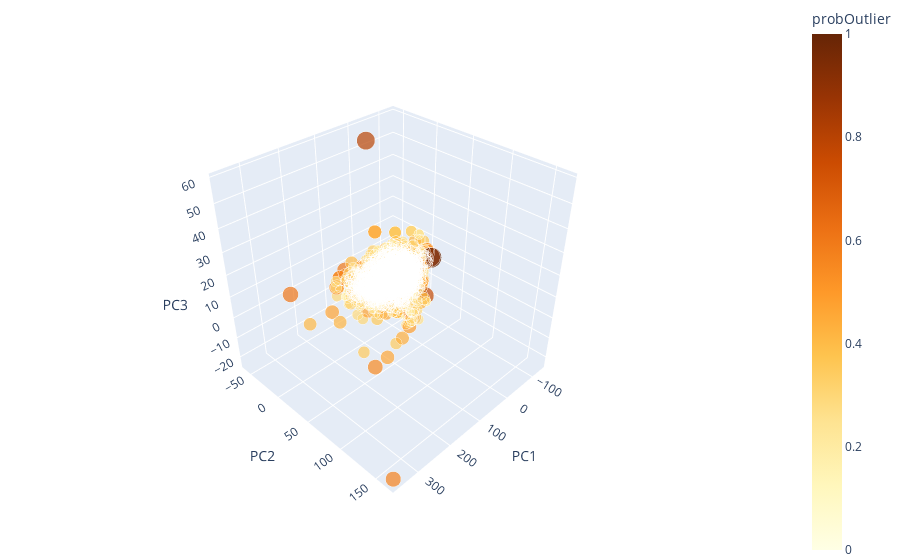

Notebook code for this chart:
### Code cell
fig = px.scatter_3d(
    dfProjection,
    x='PC1',
    y='PC2',
    z='PC3',
    color='probOutlier',
    size='probOutlier',
    color_continuous_scale='YlOrBr'
)
fig.update_layout(margin=dict(l=0, r=0, b=0, t=0))
fig.show()

### Figure 1 — Plotly figure (JSON) as saved in the notebook; plotly's stock layout.template omitted (floating-point values rounded to 4 significant figures; data arrays with more than 128 entries replaced by an {"elided": "..."} marker saying what was removed)
{"data": [{"hovertemplate": "PC1=%{x}<br>PC2=%{y}<br>PC3=%{z}<br>probOutlier=%{marker.color}<extra></extra>", "legendgroup": "", "marker": {"color": {"elided": "4898 float values"}, "coloraxis": "coloraxis", "size": {"elided": "4898 float values"}, "sizemode": "area", "sizeref": 0.0025, "symbol": "circle"}, "mode": "markers", "name": "", "scene": "scene", "showlegend": false, "type": "scatter3d", "x": {"elided": "4898 float values"}, "y": {"elided": "4898 float values"}, "z": {"elided": "4898 float values"}}], "layout": {"autosize": true, "coloraxis": {"colorbar": {"title": {"text": "probOutlier"}}, "colorscale": [[0, "rgb(255,255,229)"], [0.125, "rgb(255,247,188)"], [0.25, "rgb(254,227,145)"], [0.375, "rgb(254,196,79)"], [0.5, "rgb(254,153,41)"], [0.625, "rgb(236,112,20)"], [0.75, "rgb(204,76,2)"], [0.875, "rgb(153,52,4)"], [1, "rgb(102,37,6)"]]}, "legend": {"itemsizing": "constant", "tracegroupgap": 0}, "margin": {"b": 0, "l": 0, "r": 0, "t": 0}, "scene": {"aspectmode": "auto", "aspectratio": {"x": 1, "y": 1, "z": 1}, "camera": {"center": {"x": 0, "y": 0, "z": 0}, "eye": {"x": 1.664, "y": 1.664, "z": 1.664}, "projection": {"type": "perspective"}, "up": {"x": 0, "y": 0, "z": 1}}, "domain": {"x": [0, 1], "y": [0, 1]}, "xaxis": {"title": {"text": "PC1"}, "type": "linear"}, "yaxis": {"title": {"text": "PC2"}, "type": "linear"}, "zaxis": {"title": {"text": "PC3"}, "type": "linear"}}}}
